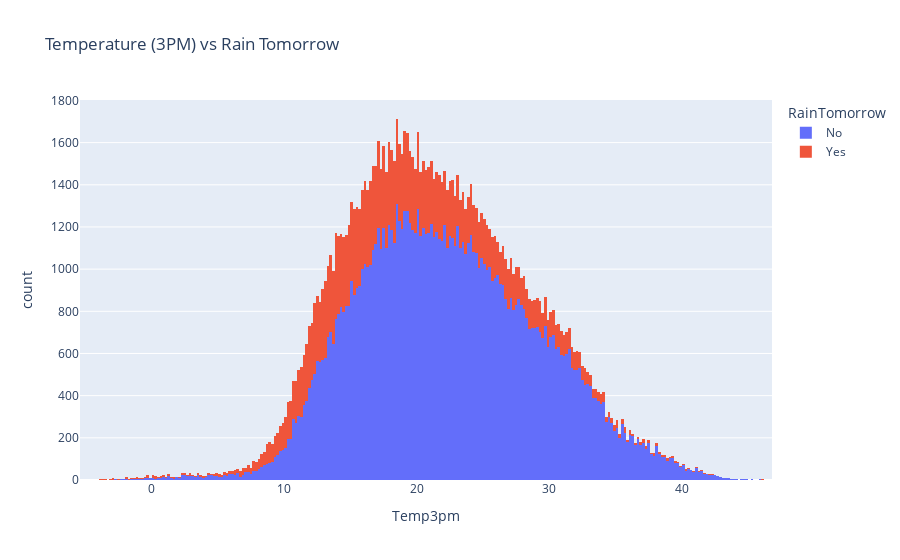

The code cell stored with this chart in its notebook:
### Markdown cell above
* Jika hari ini (3PM) temperatur tinggi dan Kelembapan (Humadity) rendah, kemungkinan untuk turun hujan pada hari setelahnya memiliki probabilitas yang rendah.
* Jika temperatur hari ini (3PM) rendah dan kelembapan hari ini (3PM) tinggi, kemungkinan hari besoknya akan turun hujan memiliki probabilitas yang cukup tinggi.

### Code cell
px.histogram(df, title="Temperature (3PM) vs Rain Tomorrow",
          x="Temp3pm",color='RainTomorrow')

### Figure 1 — Plotly figure (JSON) as saved in the notebook; plotly's stock layout.template omitted (floating-point values rounded to 4 significant figures; data arrays with more than 128 entries replaced by an {"elided": "..."} marker saying what was removed)
{"data": [{"alignmentgroup": "True", "bingroup": "x", "hovertemplate": "RainTomorrow=No<br>Temp3pm=%{x}<br>count=%{y}<extra></extra>", "legendgroup": "No", "marker": {"color": "#636efa", "pattern": {"shape": ""}}, "name": "No", "offsetgroup": "No", "orientation": "v", "showlegend": true, "type": "histogram", "x": {"elided": "110316 float values"}, "xaxis": "x", "yaxis": "y"}, {"alignmentgroup": "True", "bingroup": "x", "hovertemplate": "RainTomorrow=Yes<br>Temp3pm=%{x}<br>count=%{y}<extra></extra>", "legendgroup": "Yes", "marker": {"color": "#EF553B", "pattern": {"shape": ""}}, "name": "Yes", "offsetgroup": "Yes", "orientation": "v", "showlegend": true, "type": "histogram", "x": {"elided": "31877 float values"}, "xaxis": "x", "yaxis": "y"}], "layout": {"barmode": "relative", "legend": {"title": {"text": "RainTomorrow"}, "tracegroupgap": 0}, "title": {"text": "Temperature (3PM) vs Rain Tomorrow"}, "xaxis": {"anchor": "y", "domain": [0, 1], "title": {"text": "Temp3pm"}}, "yaxis": {"anchor": "x", "domain": [0, 1], "title": {"text": "count"}}}}
